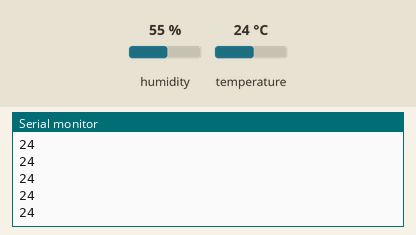
This sketch was run on a simulated Arduino Uno, built with avr-gcc and run on an emulated ATmega328P. On the bench: the last lines printed to the serial monitor. The test bench sets the inputs (shaded band); at power-on: temperature 24 °C, humidity 55 %.

Above: at 2.8 s.
2.9 s: temperature set to 12 °C
At 4.5 s:
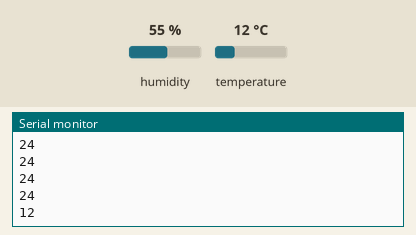
5.6 s: temperature set to 19 °C
At 6.0 s:
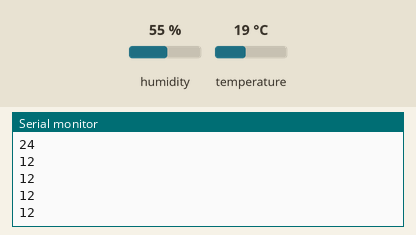
Timing chart, 0 to 8.6 s (numbered marks = the images above; inputs shaded):
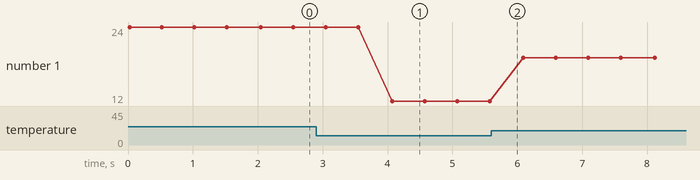

The sketch:

Proyecto_Edgar.ino
```cpp
#include <DHT.h>


int SENSOR = 2; int temp, humedad;

DHT dht (SENSOR, DHT11);

void setup()
{
  Serial.begin(9680);
  dht. begin();
}

void loop()
{
  humedad - dht. readHumidity();
  temp = dht. readTemperature();


  Serial.println(temp);
  //Serial.println(humedad);
  delay(500);
}
```

Measured:
- after the input at 2.9 s, the serial monitor: prints a new line after 1.2 s (image 1)
- plotted number 1: 24 → 12 after the input at 2.9 s, 12 → 19 after the input at 5.6 s
